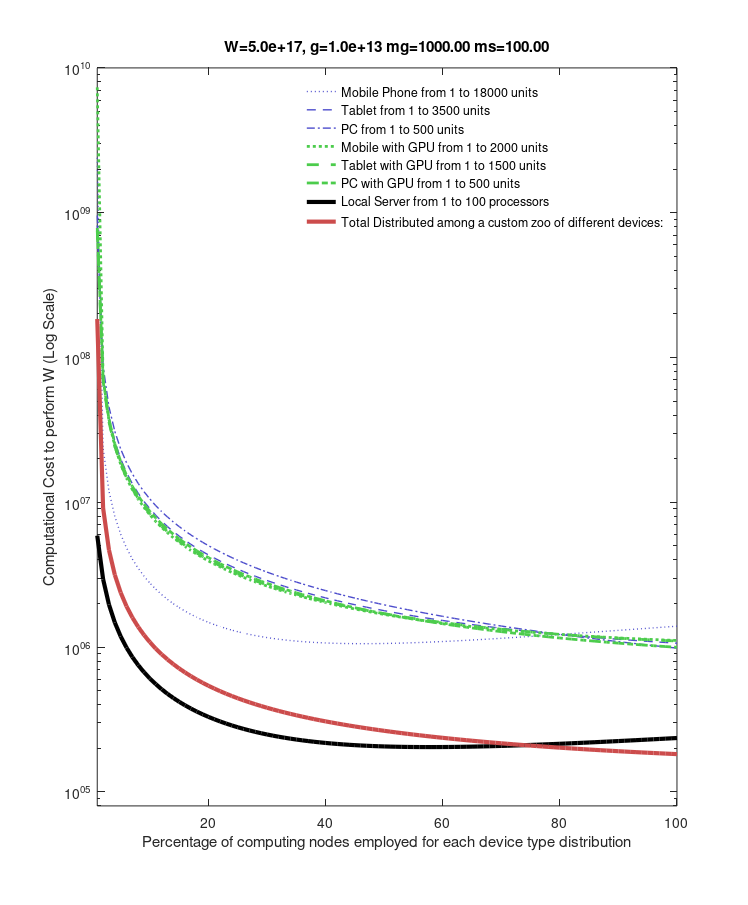

MATLAB code to generate this figure:
%Authors: Igor G. Olaizola, Angel Martin, Mikel Zorrilla, Iñigo Tamayo
%Main 2 is based on main. It includes the case of GPUs that wasn't modelled
%in "main.m"
%close all;

close all;
clc; clear; 
main_fig = figure();
%# figure size displayed on screen (50% scaled, but same aspect ratio)
set(main_fig, 'Units','centimeters', 'Position',[0 0 19 23])
%# figure size printed on paper
set(main_fig, 'PaperUnits','centimeters')
%set(main_fig, 'PaperSize',[480 600])
set(main_fig, 'PaperPosition',[0 0 19 23])
%set(main_fig, 'PaperOrientation','portrait')

disp('INIT')
W=5e17; %Work Load
gm = 1e13; gt = gm; gp = gm; gs = gm; %Data communication cost (Server side)
mg = 1000; mgs = mg/10; %management cost on the server side
fpm = 0.15; fpt = 0.15; fpp = .15; fps = 1; %CPU Processing utilization factor
fpgm = 0.30; fpgt = 0.30; fpgp = 0.5; %GPU Processing utilization factor
fbm = 0.15; fbt = fbm; fbp = .15; fbs = 1; %Bandwidth utilization factor
ffpm = 0.5; ffpt = ffpm; ffpp = 0.8; %  factor applied to CPU when GPU available
fbgm = 0.15; fbgt = fbm; fbgp = .15;  %Bandwidth utilization factor

Tpm = 2:200:20000; Tpt = 5:50:5000; Tpp = 1:10:1000; 

ps = 1:1:100; %number of processors
pm_gpu_frac = 0.1; %fraction of mobile device with gpu inside
pt_gpu_frac = 0.3; %fraction of tablet device with gpu inside
pp_gpu_frac = 0.5; %fraction of PC with gpu inside

pgm =  pm_gpu_frac * Tpm; 
pm = (1-pm_gpu_frac) * Tpm;

pgt =  pt_gpu_frac * Tpt; 
pt = (1-pt_gpu_frac) * Tpt; %fraction of tablets with gpu inside

pgp =  pp_gpu_frac * Tpp; 
pp = (1-pp_gpu_frac) * Tpp; %fraction of PCs with gpu inside



Fm = 0.05e9; Ft = 0.08e9; Fp = 2.5e8; Fs = 85e9; %FLOPS
Fgm =  4*Fm; Fgt = 4* Ft ; Fgp = 4*Fp; %FLOPS


ggm = gm; ggt = gm; ggp = gm;  %Data communication cost (Server side)
bm = 3e6; bt = 8e6; bp = 20e6; bs = 6e9; %bandwidth
bgm = bm; bgt = bt; bgp = bp; %we asume that the internal bandiwth is 
%higher than the one reached by the modem

Dm = 1/68;Dt = 1/8;Dp = 1/20;Dgm = 1/25;Dgt = 1/2;Dgp = (1-(Dm+Dt+Dp+Dgm+Dgt));


disp('CALC')

pos = 80;
c = 1;
C = zeros(1,6);
delta = 0.01.*ones(1,5);
s = zeros(1,5); %signs of delta to decide to decrease it
D=1/6.*ones(1,6);
thr = 1; %threshold in %
itermax = 500;
counter = 1;
while (c)
    fprintf('iter:%d',counter)
    Cm =  D(1) .* (W./(fpm .*   pm .* Fm) + gm./(fbm .* bm*pm)+mg.*pm);
    Ct =  D(2) * (W./(fpt .*   pt .* Ft) + gt./(fbt .* bt*pt)+mg.*pt);
    Cp =  D(3) * (W./(fpp .*   pp .* Fp) + gp./(fbp .* bp*pp)+mg.*pp);
    Cgm =  D(4) * (W./(fpgm .*   pgm .* Fgm + ffpm* fpm .*  pgm .* Fm) + ggm./(fbgm .* bgm*pgm)+mg.*pgm);
    Cgt =  D(5) * (W./(fpgt .*   pgt .* Fgt + ffpt*fpt .*   pgt .* Ft) + ggt./(fbgt .* bgt*pgt)+mg.*pgt);
    Cgp =  D(6) * (W./(fpgp .*   pgp .* Fgp + ffpp*fpp .*   pgp .* Fp) + ggp./(fbgp .* bgp*pgp)+mg.*pgp);
        
    C(1) = Cm(pos);  C(2) = Ct(pos); C(3) = Cp(pos); 
    C(4) = Cgm(pos); C(5) = Cgt(pos);C(6) = Cgp(pos);
    
    for i1 = 1:5
        Dev(i1) = abs(C(i1)-mean(C))/mean(C);
        if( (Dev(i1)>(thr/100)) )
            if C(i1)>mean(C)
                D(i1) = D(i1)-delta(i1);
                if s(i1) == 1
                    delta = delta/2;
                    fprintf(' delta/2  ');
                end
                s(i1) = -1;
            elseif C(i1)<mean(C)
                D(i1) = D(i1)+delta(i1);
                if s(i1) == -1
                    delta = delta/2;
                    fprintf(' delta/2  ');
                end
                s(i1) = 1;
            end
            
        end
    end
    Dev(6) = abs(C(6)-mean(C))/mean(C);
    D(6) = (1-sum(D(1:5)));
   %improvements under threshold
   fprintf('\tmax Dev:%f ',max(Dev));
   if(max(Dev)<(thr/100))
       c = 0;
   end
    
   %safety break 
   if counter >= itermax
       c = 0;
   end
   counter = counter + 1;
   fprintf('\n');
end



Cs =  W./(fps .*   ps .* Fs) +  gs./(fbs .* bs./ps) +mgs.*ps ;
CT = (Cm.^-1+Ct.^-1+Cp.^-1+Cgm.^-1+Cgt.^-1+Cgp.^-1).^-1;
disp('PLOT')
%m = plot(1:numel(Cm),log(Cm));
% hold on;
% t = plot(log(Ct),'r')
% p = plot(log(Cp),'g')
% s = plot(log(Cs),'m')
% T = plot(log(CT),'k')
% hold off;
%aux_fig = figure();
%plot(log(CT))
%hold on;
%plot(log(Cs),'m')

m = semilogy(...
    1:numel(Cm),(Cm),':','Color', [0.3 0.3 0.8],'MarkerSize',6,'LineWidth',1,...
    1:numel(Ct),(Ct),'--','Color', [0.3 0.3 0.8],'MarkerSize',6,'LineWidth',1,...
    1:numel(Cp),(Cp),'-.','Color', [0.3 0.3 0.8],'MarkerSize',6,'LineWidth',1,...
    1:numel(Cgm),(Cgm),':','Color', [0.3 0.8 0.3],'MarkerSize',6,'LineWidth',2,...
    1:numel(Cgt),(Cgt),'--','Color', [0.3 0.8 0.3],'MarkerSize',6,'LineWidth',2,...
    1:numel(Cgp),(Cgp),'-.','Color', [0.3 0.8 0.3],'MarkerSize',6,'LineWidth',2,...
    1:numel(Cs),(Cs),'-','Color', [0.0 0.0 0.0],'MarkerSize',6,'LineWidth',3,...
    1:numel(CT),(CT),'-','Color', [0.8 0.3 0.3],'MarkerSize',6,'LineWidth',3
    );
axis([1 100 8e4 1e10])
%legend(sprintf("Mobile Phone from %i to %i units", min(pm), max(pm)), sprintf("Tablet from %i to %i units", min(pt), max(pt)), sprintf("PC from %i to %i units", min(pp), max(pp)), sprintf("Mobile with GPU from %i to %i units", min(pgm), max(pgm)), sprintf("Tablet with GPU from %i to %i units", min(pgt), max(pgt)), sprintf("PC with GPU from %i to %i units", min(pgp), max(pgp)), sprintf("Local Server from %i to %i processors", min(ps), max(ps)), "Total Distributed among a custom zoo of different devices:");
leg = legend(sprintf("Mobile Phone from %i to %i units", 1, 18000), sprintf("Tablet from %i to %i units", 1, 3500), sprintf("PC from %i to %i units", 1, 500), sprintf("Mobile with GPU from %i to %i units", 1, 2000), sprintf("Tablet with GPU from %i to %i units", 1, 1500), sprintf("PC with GPU from %i to %i units", 1, 500), sprintf("Local Server from %i to %i processors", 1, 100), "Total Distributed among a custom zoo of different devices:");
set(leg,'box','off');
%grid on
%set(gca,'XTickLabel',ps)
xlabel('Percentage of computing nodes employed for each device type distribution');
ylabel('Computational Cost to perform W (Log Scale)');
title(sprintf("W=%.1e, g=%.1e mg=%.2f ms=%.2f",W,gm,mg,mgs));

set (main_fig, "visible", "off");
print(main_fig, sprintf("performance_%i_%i_%i.pdf",W/1e9,gm/1e6,round(mg*100)),"-dpdf");
set (main_fig, "visible", "on");

[M,I] = min(Cs)

fprintf('Cm :%i\nCt :%i\nCp :%i\nCgm:%i\nCgt:%i\nCgp:%i\nCT :%d\nCs :%i\n',round(Cm(pos)),round(Ct(pos)),round(Cp(pos)),round(Cgm(pos)),...
    round(Cgt(pos)),round(Cgp(pos)),round(CT(pos)),round(Cs(pos)))
%dist_fig = figure();
sprintf('names = {''Mobile CPU: %.2f%%'',''Tablet CPU: %.2f%%'',''PC CPU: %.2f%%'',''Mobile GPU: %.2f%%'',''Tablet GPU: %.2f%%'',''PC GPU: %.2f%%''}',100*D(1),100*D(2),100*D(3),100*D(4),100*D(5),100*D(6))
%pie(D,names);